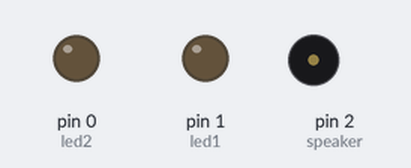
A sketch run on a simulated Arduino Uno, built with avr-gcc and run on an emulated ATmega328P. Shown: output pins drawn as LEDs (lit = HIGH), buzzer (waves = sounding, pin HIGH).

Above: at 0.12 s.
At 2.37 s:
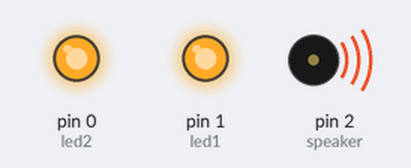
Timing chart, 0 to 3.0 s (numbered marks = the images above):
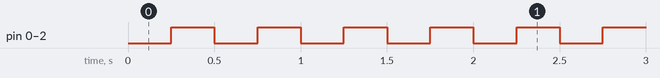

The sketch:

TestOutputs.ino
```cpp
/* Blink without Delay
    Example. test LEDs and speaker
 */

const int led1 =  1;      // the number of the LED pin
const int led2 =  0;
const int speaker = 2;

// Variables will change :
int ledState = LOW;             // ledState used to set the LED

// Generally, you should use "unsigned long" for variables that hold time
// The value will quickly become too large for an int to store
unsigned long previousMillis = 0;        // will store last time LED was updated

// constants won't change :
const long interval = 250;           // interval at which to blink (milliseconds)

void setup() {
  // set the digital pin as output:
  pinMode(led1, OUTPUT);
  pinMode(led2, OUTPUT);
  pinMode(speaker, OUTPUT);
}

void loop() {
  unsigned long currentMillis = millis();

  if (currentMillis - previousMillis >= interval) {
    // save the last time you blinked the LED
    previousMillis = currentMillis;

    // if the LED is off turn it on and vice-versa:
    if (ledState == LOW) {
      ledState = HIGH;
    } else {
      ledState = LOW;
    }

    // set LEDS
    digitalWrite(led1, ledState);
    digitalWrite(led2, ledState);
    digitalWrite(speaker, ledState);
  }
}
```

Measured:
- by itself, pin 0 (led2), pin 1 (led1), pin 2 (speaker): alternates HIGH for 0.25 s and LOW for 0.25 s
